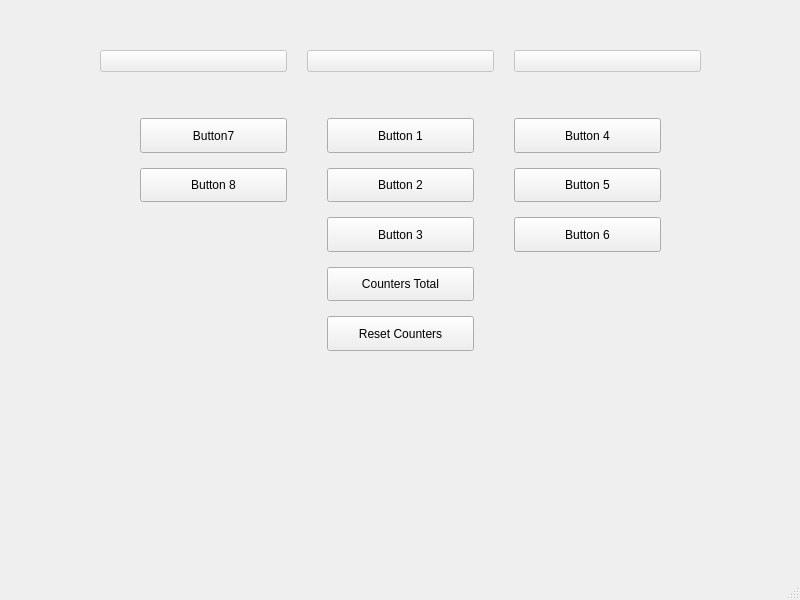
<?xml version="1.0" encoding="UTF-8"?>
<ui version="4.0">
 <class>WBSDCountersWindow</class>
 <widget class="QMainWindow" name="WBSDCountersWindow">
  <property name="geometry">
   <rect>
    <x>0</x>
    <y>0</y>
    <width>800</width>
    <height>600</height>
   </rect>
  </property>
  <property name="windowTitle">
   <string>Button counters</string>
  </property>
  <widget class="QWidget" name="centralwidget">
   <widget class="QWidget" name="verticalLayoutWidget">
    <property name="geometry">
     <rect>
      <x>50</x>
      <y>30</y>
      <width>701</width>
      <height>361</height>
     </rect>
    </property>
    <layout class="QVBoxLayout" name="verticalLayout">
     <property name="leftMargin">
      <number>50</number>
     </property>
     <property name="topMargin">
      <number>20</number>
     </property>
     <property name="rightMargin">
      <number>50</number>
     </property>
     <property name="bottomMargin">
      <number>40</number>
     </property>
     <item>
      <layout class="QHBoxLayout" name="horizontalLayout">
       <property name="spacing">
        <number>20</number>
       </property>
       <item>
        <widget class="QPushButton" name="pushButton_4">
         <property name="enabled">
          <bool>false</bool>
         </property>
         <property name="text">
          <string/>
         </property>
        </widget>
       </item>
       <item>
        <widget class="QPushButton" name="pushButton_3">
         <property name="enabled">
          <bool>false</bool>
         </property>
         <property name="text">
          <string/>
         </property>
        </widget>
       </item>
       <item>
        <widget class="QPushButton" name="pushButton_2">
         <property name="enabled">
          <bool>false</bool>
         </property>
         <property name="text">
          <string/>
         </property>
        </widget>
       </item>
      </layout>
     </item>
     <item>
      <spacer name="verticalSpacer">
       <property name="orientation">
        <enum>Qt::Vertical</enum>
       </property>
       <property name="sizeType">
        <enum>QSizePolicy::Fixed</enum>
       </property>
       <property name="sizeHint" stdset="0">
        <size>
         <width>20</width>
         <height>40</height>
        </size>
       </property>
      </spacer>
     </item>
     <item>
      <layout class="QGridLayout" name="gridLayout_3" columnstretch="0,0,0,0,0">
       <property name="sizeConstraint">
        <enum>QLayout::SetDefaultConstraint</enum>
       </property>
       <property name="horizontalSpacing">
        <number>40</number>
       </property>
       <property name="verticalSpacing">
        <number>15</number>
       </property>
       <item row="1" column="4">
        <spacer name="horizontalSpacer_2">
         <property name="orientation">
          <enum>Qt::Horizontal</enum>
         </property>
         <property name="sizeType">
          <enum>QSizePolicy::Fixed</enum>
         </property>
         <property name="sizeHint" stdset="0">
          <size>
           <width>40</width>
           <height>20</height>
          </size>
         </property>
        </spacer>
       </item>
       <item row="0" column="3">
        <widget class="QPushButton" name="button4">
         <property name="sizePolicy">
          <sizepolicy hsizetype="Minimum" vsizetype="Expanding">
           <horstretch>0</horstretch>
           <verstretch>0</verstretch>
          </sizepolicy>
         </property>
         <property name="text">
          <string>Button 4</string>
         </property>
        </widget>
       </item>
       <item row="2" column="3">
        <widget class="QPushButton" name="button6">
         <property name="sizePolicy">
          <sizepolicy hsizetype="Minimum" vsizetype="Expanding">
           <horstretch>0</horstretch>
           <verstretch>0</verstretch>
          </sizepolicy>
         </property>
         <property name="text">
          <string>Button 6</string>
         </property>
        </widget>
       </item>
       <item row="2" column="2">
        <widget class="QPushButton" name="button3">
         <property name="sizePolicy">
          <sizepolicy hsizetype="Minimum" vsizetype="Expanding">
           <horstretch>0</horstretch>
           <verstretch>0</verstretch>
          </sizepolicy>
         </property>
         <property name="text">
          <string>Button 3</string>
         </property>
        </widget>
       </item>
       <item row="1" column="3">
        <widget class="QPushButton" name="button5">
         <property name="sizePolicy">
          <sizepolicy hsizetype="Minimum" vsizetype="Expanding">
           <horstretch>0</horstretch>
           <verstretch>0</verstretch>
          </sizepolicy>
         </property>
         <property name="text">
          <string>Button 5</string>
         </property>
        </widget>
       </item>
       <item row="0" column="2">
        <widget class="QPushButton" name="button1">
         <property name="sizePolicy">
          <sizepolicy hsizetype="Minimum" vsizetype="Expanding">
           <horstretch>0</horstretch>
           <verstretch>0</verstretch>
          </sizepolicy>
         </property>
         <property name="text">
          <string>Button 1</string>
         </property>
        </widget>
       </item>
       <item row="1" column="2">
        <widget class="QPushButton" name="button2">
         <property name="sizePolicy">
          <sizepolicy hsizetype="Minimum" vsizetype="Expanding">
           <horstretch>0</horstretch>
           <verstretch>0</verstretch>
          </sizepolicy>
         </property>
         <property name="text">
          <string>Button 2</string>
         </property>
        </widget>
       </item>
       <item row="1" column="0">
        <spacer name="horizontalSpacer">
         <property name="orientation">
          <enum>Qt::Horizontal</enum>
         </property>
         <property name="sizeType">
          <enum>QSizePolicy::Fixed</enum>
         </property>
         <property name="sizeHint" stdset="0">
          <size>
           <width>40</width>
           <height>20</height>
          </size>
         </property>
        </spacer>
       </item>
       <item row="3" column="2">
        <widget class="QPushButton" name="buttonTotal">
         <property name="sizePolicy">
          <sizepolicy hsizetype="Minimum" vsizetype="Expanding">
           <horstretch>0</horstretch>
           <verstretch>0</verstretch>
          </sizepolicy>
         </property>
         <property name="font">
          <font>
           <weight>50</weight>
           <italic>false</italic>
           <bold>false</bold>
          </font>
         </property>
         <property name="text">
          <string>Counters Total</string>
         </property>
        </widget>
       </item>
       <item row="4" column="2">
        <widget class="QPushButton" name="ResetCounters">
         <property name="sizePolicy">
          <sizepolicy hsizetype="Minimum" vsizetype="Expanding">
           <horstretch>0</horstretch>
           <verstretch>0</verstretch>
          </sizepolicy>
         </property>
         <property name="text">
          <string>Reset Counters</string>
         </property>
        </widget>
       </item>
       <item row="0" column="1">
        <widget class="QPushButton" name="button7">
         <property name="sizePolicy">
          <sizepolicy hsizetype="Minimum" vsizetype="Expanding">
           <horstretch>0</horstretch>
           <verstretch>0</verstretch>
          </sizepolicy>
         </property>
         <property name="text">
          <string>Button7</string>
         </property>
        </widget>
       </item>
       <item row="1" column="1">
        <widget class="QPushButton" name="button8">
         <property name="sizePolicy">
          <sizepolicy hsizetype="Minimum" vsizetype="Expanding">
           <horstretch>0</horstretch>
           <verstretch>0</verstretch>
          </sizepolicy>
         </property>
         <property name="text">
          <string>Button 8</string>
         </property>
        </widget>
       </item>
      </layout>
     </item>
    </layout>
   </widget>
  </widget>
  <widget class="QMenuBar" name="menubar">
   <property name="geometry">
    <rect>
     <x>0</x>
     <y>0</y>
     <width>800</width>
     <height>21</height>
    </rect>
   </property>
  </widget>
  <widget class="QStatusBar" name="statusbar"/>
 </widget>
 <tabstops>
  <tabstop>button1</tabstop>
  <tabstop>button2</tabstop>
  <tabstop>button3</tabstop>
  <tabstop>button4</tabstop>
  <tabstop>button5</tabstop>
  <tabstop>button6</tabstop>
  <tabstop>pushButton_4</tabstop>
  <tabstop>pushButton_3</tabstop>
  <tabstop>pushButton_2</tabstop>
 </tabstops>
 <resources/>
 <connections/>
</ui>
